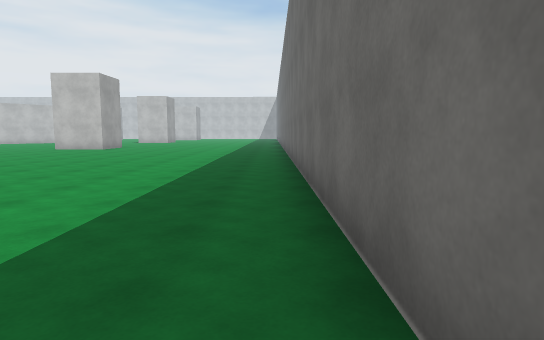
View 1 (above)

21 first-person views from a walk through a 3-D level made in the Unity game engine. The camera is 1.4 m above the floor, tilts 6° down and sees 75° across. The floor is counted in squares, 2 m on a side. Each view is taken from the middle of a square. On the plan, view 1 faces up. The plan holds only what a view shows up to about 11 squares ahead; the rest is blank. The place goes on beyond the plan. The player character is not drawn. Surface patterns are stand-ins for the level's own textures.

View 2
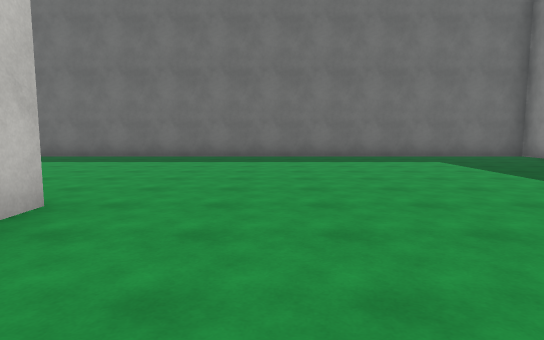

View 3
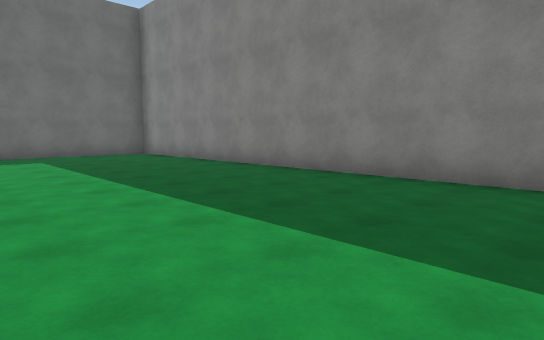

View 4
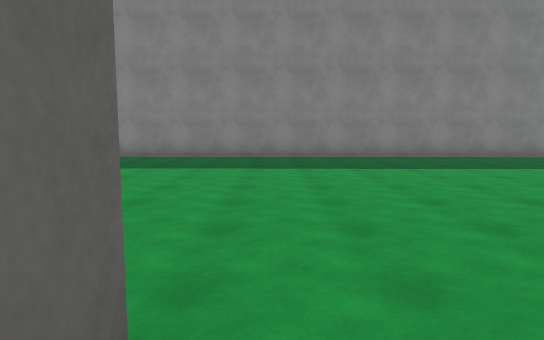

View 5
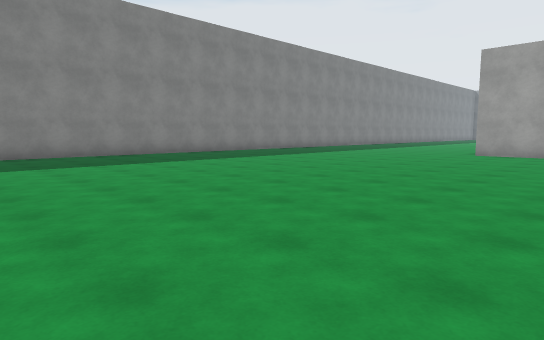

View 6
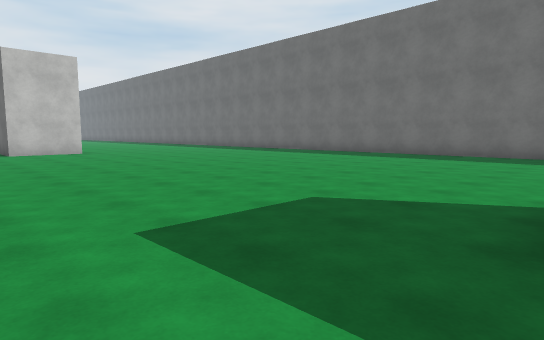

View 7
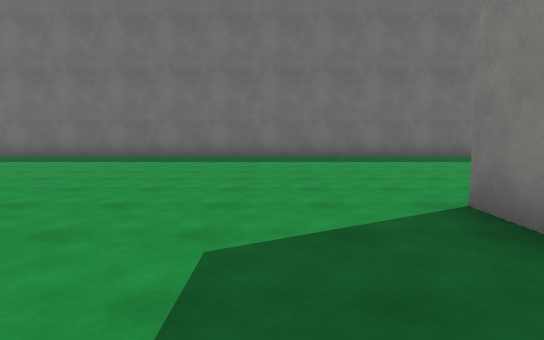

View 8
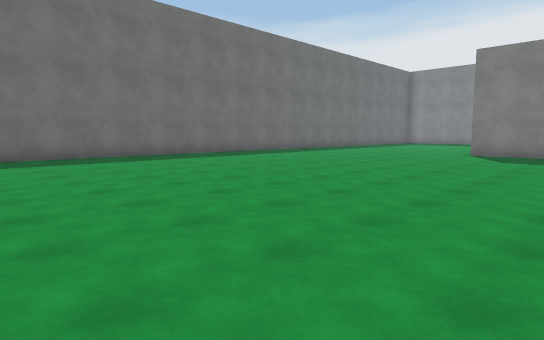

View 9
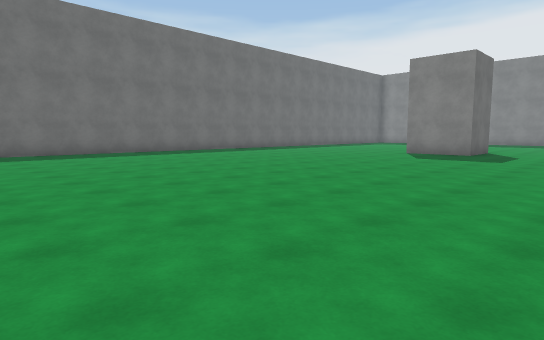

View 10
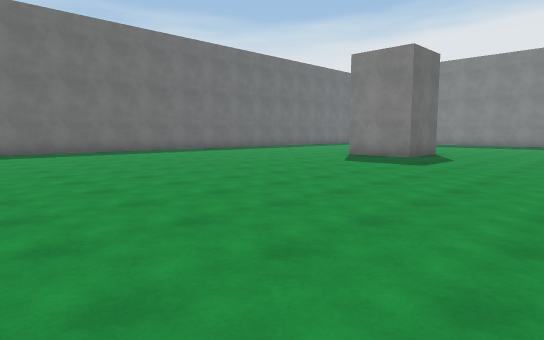

View 11
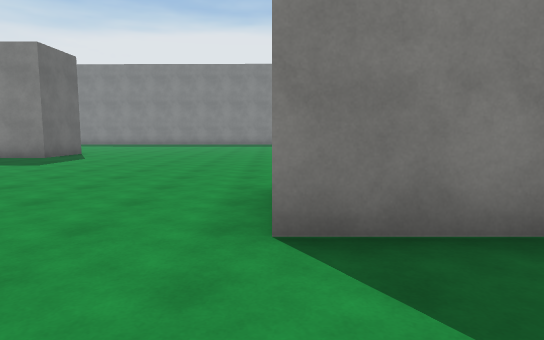

View 12
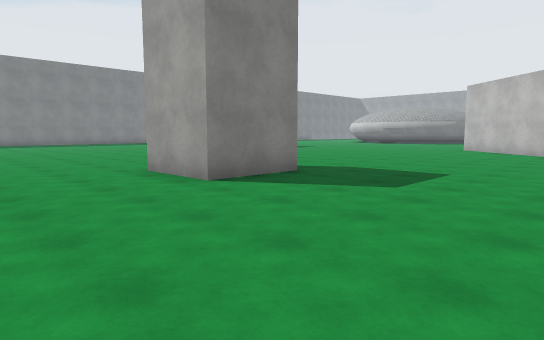

View 13
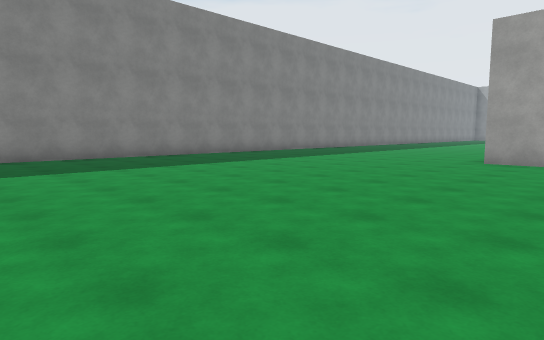

View 14
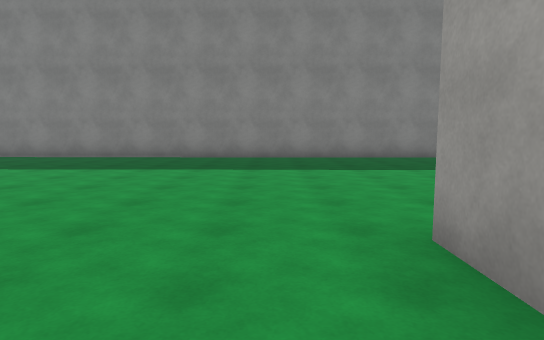

View 15
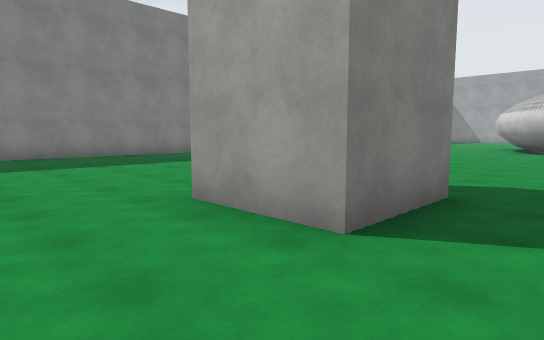

View 16
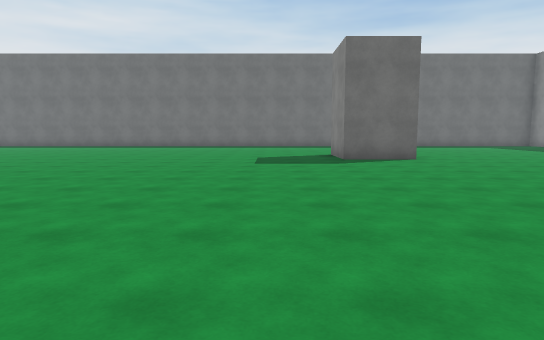

View 17
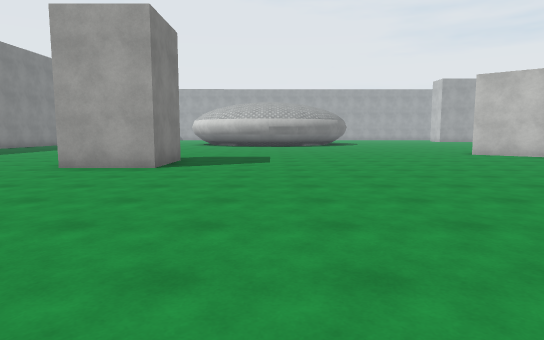

View 18
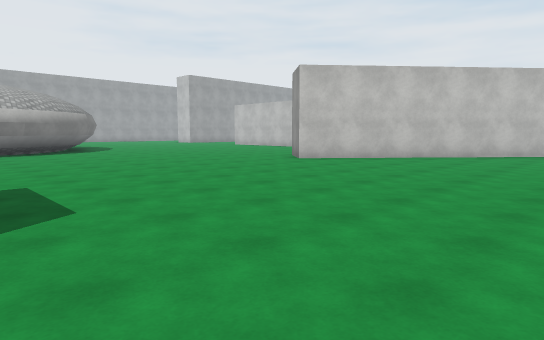

View 19
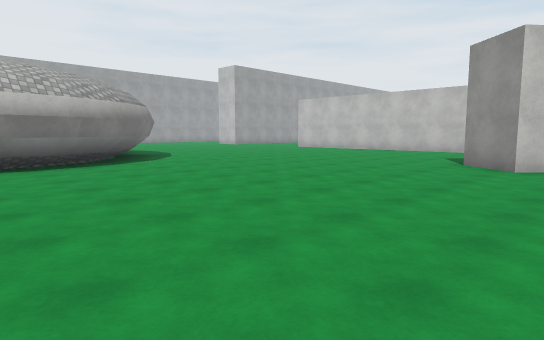

View 20
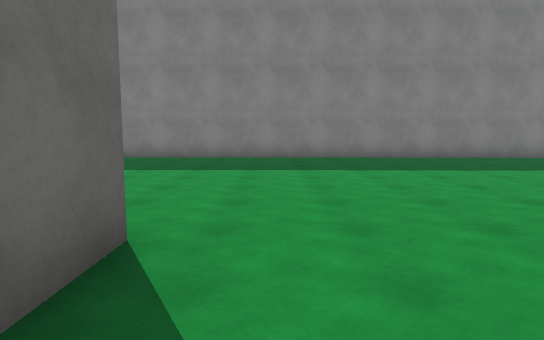

View 21
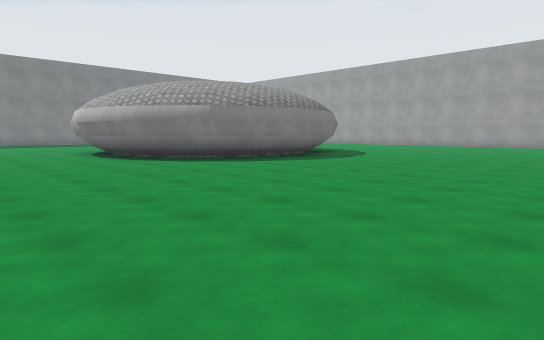

### Floor plan
Points are (right, up) in squares from view 1. A wall is a line through its corners. A room is listed if a view was taken in it or the views show most of it. See-through windows are left out.
Room 1 (views 1, 2, 3, 4, 5, 6, 7, 8, 9, 10, 11, 12, 13, 14, 15, 16, 17, 18, 19, 20, 21)
walls: (-25.1, 0.7) (-23.1, 0.7) (-23.1, -1.4); (-25.1, -1.4) (-25.1, -0.1); (-17.1, 9.7) (-15, 9.7) (-15, 7.6); (-22.9, 14.6) (-27.4, 9.4) (-28.5, 10.4); (-8.7, 0.1) (-8.7, 2.1) (-6.6, 2.1); (-34.3, 0.2) (-34.6, -0.2); (-6.6, 0.2) (-7.2, 0.2); (-33.6, -8.9) (0.5, -9.4) (0.5, 12.6); (-38.9, 7.3) (-37.9, 7.4) (-36.6, 7.2) (-35.3, 6.6) (-34.3, 5.5) (-33.6, 4.1) (-33.4, 2.9) (-33.5, 1.9)

Where each view was taken, in squares from view 1:
view 1: 0 up, 0 right, facing up
view 2: 2 down, 10 left, facing right
view 3: 4 down, 11 left, facing down-right
view 4: 1 up, 9 left, facing down
view 5: 2 up, 11 left, facing down-left
view 6: 2 up, 11 left, facing up-right
view 7: 4 up, 10 left, facing right
view 8: 14 up, 10 left, facing down-right
view 9: 14 up, 12 left, facing down-right
view 10: 12 up, 13 left, facing down-right
view 11: 12 up, 15 left, facing down
view 12: 14 up, 12 left, facing down-left
view 13: 1 up, 14 left, facing down-left
view 14: 1 up, 22 left, facing down
view 15: 2 up, 21 left, facing down-left
view 16: 4 up, 18 left, facing right
view 17: 3 up, 16 left, facing left
view 18: 2 up, 21 left, facing up-left
view 19: 2 up, 26 left, facing up-left
view 20: 1 up, 26 left, facing down
view 21: 14 up, 30 left, facing down-left
